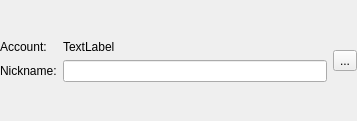
<?xml version="1.0" encoding="UTF-8"?>
<ui version="4.0">
 <class>AccountIdentityDialog</class>
 <widget class="QWidget" name="AccountIdentityDialog">
  <property name="geometry">
   <rect>
    <x>0</x>
    <y>0</y>
    <width>357</width>
    <height>121</height>
   </rect>
  </property>
  <property name="windowTitle">
   <string>Form</string>
  </property>
  <layout class="QHBoxLayout" name="horizontalLayout">
   <property name="margin">
    <number>0</number>
   </property>
   <item>
    <layout class="QVBoxLayout" name="verticalLayout">
     <item>
      <spacer name="verticalSpacer_2">
       <property name="orientation">
        <enum>Qt::Vertical</enum>
       </property>
       <property name="sizeHint" stdset="0">
        <size>
         <width>20</width>
         <height>20</height>
        </size>
       </property>
      </spacer>
     </item>
     <item>
      <layout class="QFormLayout" name="formLayout">
       <property name="fieldGrowthPolicy">
        <enum>QFormLayout::ExpandingFieldsGrow</enum>
       </property>
       <item row="1" column="0">
        <widget class="QLabel" name="label_3">
         <property name="text">
          <string>Nickname:</string>
         </property>
        </widget>
       </item>
       <item row="1" column="1">
        <widget class="KLineEdit" name="accountNickname"/>
       </item>
       <item row="0" column="0">
        <widget class="QLabel" name="label">
         <property name="text">
          <string>Account:</string>
         </property>
        </widget>
       </item>
       <item row="0" column="1">
        <widget class="QLabel" name="accountId">
         <property name="text">
          <string>TextLabel</string>
         </property>
        </widget>
       </item>
      </layout>
     </item>
     <item>
      <spacer name="verticalSpacer">
       <property name="orientation">
        <enum>Qt::Vertical</enum>
       </property>
       <property name="sizeHint" stdset="0">
        <size>
         <width>20</width>
         <height>20</height>
        </size>
       </property>
      </spacer>
     </item>
    </layout>
   </item>
   <item>
    <widget class="AvatarButton" name="accountAvatar">
     <property name="sizePolicy">
      <sizepolicy hsizetype="Fixed" vsizetype="Fixed">
       <horstretch>100</horstretch>
       <verstretch>100</verstretch>
      </sizepolicy>
     </property>
     <property name="text">
      <string>...</string>
     </property>
    </widget>
   </item>
  </layout>
 </widget>
 <customwidgets>
  <customwidget>
   <class>KLineEdit</class>
   <extends>QLineEdit</extends>
   <header>klineedit.h</header>
  </customwidget>
  <customwidget>
   <class>AvatarButton</class>
   <extends>QToolButton</extends>
   <header>avatar-button.h</header>
  </customwidget>
 </customwidgets>
 <resources/>
 <connections/>
</ui>
